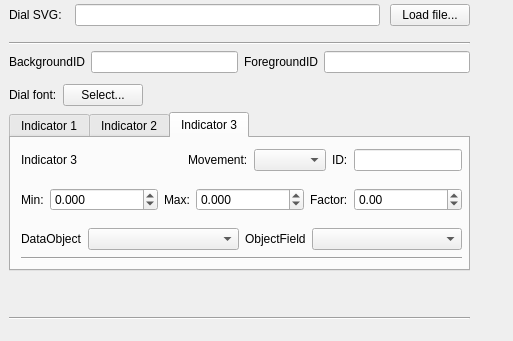
<?xml version="1.0" encoding="UTF-8"?>
<ui version="4.0">
 <class>AirspeedGadgetOptionsPage</class>
 <widget class="QWidget" name="AirspeedGadgetOptionsPage">
  <property name="geometry">
   <rect>
    <x>0</x>
    <y>0</y>
    <width>513</width>
    <height>341</height>
   </rect>
  </property>
  <property name="sizePolicy">
   <sizepolicy hsizetype="Expanding" vsizetype="Expanding">
    <horstretch>0</horstretch>
    <verstretch>0</verstretch>
   </sizepolicy>
  </property>
  <property name="windowTitle">
   <string>Form</string>
  </property>
  <widget class="QWidget" name="verticalLayoutWidget">
   <property name="geometry">
    <rect>
     <x>-1</x>
     <y>-1</y>
     <width>481</width>
     <height>331</height>
    </rect>
   </property>
   <layout class="QVBoxLayout" name="verticalLayout" stretch="0,0,0,0,0,0,0">
    <property name="sizeConstraint">
     <enum>QLayout::SetMinimumSize</enum>
    </property>
    <property name="leftMargin">
     <number>10</number>
    </property>
    <property name="topMargin">
     <number>5</number>
    </property>
    <property name="rightMargin">
     <number>10</number>
    </property>
    <property name="bottomMargin">
     <number>10</number>
    </property>
    <item>
     <layout class="QHBoxLayout" name="horizontalLayout" stretch="0,0,0">
      <property name="spacing">
       <number>10</number>
      </property>
      <property name="sizeConstraint">
       <enum>QLayout::SetMaximumSize</enum>
      </property>
      <property name="bottomMargin">
       <number>10</number>
      </property>
      <item>
       <widget class="QLabel" name="label">
        <property name="text">
         <string>Dial SVG: </string>
        </property>
       </widget>
      </item>
      <item>
       <widget class="QLineEdit" name="svgSourceFile"/>
      </item>
      <item>
       <widget class="QPushButton" name="loadFile">
        <property name="text">
         <string>Load file...</string>
        </property>
       </widget>
      </item>
     </layout>
    </item>
    <item>
     <widget class="Line" name="line">
      <property name="orientation">
       <enum>Qt::Horizontal</enum>
      </property>
     </widget>
    </item>
    <item>
     <layout class="QHBoxLayout" name="horizontalLayout_2">
      <item>
       <widget class="QLabel" name="label_2">
        <property name="text">
         <string>BackgroundID</string>
        </property>
       </widget>
      </item>
      <item>
       <widget class="QLineEdit" name="backgroundID"/>
      </item>
      <item>
       <widget class="QLabel" name="label_3">
        <property name="text">
         <string>ForegroundID</string>
        </property>
       </widget>
      </item>
      <item>
       <widget class="QLineEdit" name="foregroundID"/>
      </item>
     </layout>
    </item>
    <item>
     <layout class="QHBoxLayout" name="horizontalLayout_12">
      <property name="topMargin">
       <number>5</number>
      </property>
      <item>
       <widget class="QLabel" name="label_28">
        <property name="text">
         <string>Dial font:</string>
        </property>
       </widget>
      </item>
      <item>
       <widget class="QPushButton" name="fontPicker">
        <property name="text">
         <string>Select...</string>
        </property>
       </widget>
      </item>
      <item>
       <spacer name="horizontalSpacer_4">
        <property name="orientation">
         <enum>Qt::Horizontal</enum>
        </property>
        <property name="sizeHint" stdset="0">
         <size>
          <width>40</width>
          <height>20</height>
         </size>
        </property>
       </spacer>
      </item>
     </layout>
    </item>
    <item>
     <widget class="QTabWidget" name="tabWidget">
      <property name="sizePolicy">
       <sizepolicy hsizetype="MinimumExpanding" vsizetype="MinimumExpanding">
        <horstretch>0</horstretch>
        <verstretch>0</verstretch>
       </sizepolicy>
      </property>
      <property name="currentIndex">
       <number>2</number>
      </property>
      <widget class="QWidget" name="tab">
       <attribute name="title">
        <string>Indicator 1</string>
       </attribute>
       <widget class="QWidget" name="layoutWidget">
        <property name="geometry">
         <rect>
          <x>10</x>
          <y>10</y>
          <width>441</width>
          <height>121</height>
         </rect>
        </property>
        <layout class="QVBoxLayout" name="verticalLayout_2">
         <property name="spacing">
          <number>4</number>
         </property>
         <property name="rightMargin">
          <number>0</number>
         </property>
         <property name="bottomMargin">
          <number>4</number>
         </property>
         <item>
          <layout class="QHBoxLayout" name="horizontalLayout_5">
           <item>
            <widget class="QLabel" name="label_4">
             <property name="text">
              <string>Indicator 1</string>
             </property>
            </widget>
           </item>
           <item>
            <spacer name="horizontalSpacer">
             <property name="orientation">
              <enum>Qt::Horizontal</enum>
             </property>
             <property name="sizeHint" stdset="0">
              <size>
               <width>40</width>
               <height>20</height>
              </size>
             </property>
            </spacer>
           </item>
           <item>
            <widget class="QLabel" name="label_12">
             <property name="text">
              <string>Movement:</string>
             </property>
            </widget>
           </item>
           <item>
            <widget class="QComboBox" name="moveNeedle1"/>
           </item>
           <item>
            <widget class="QLabel" name="label_5">
             <property name="text">
              <string>ID:</string>
             </property>
            </widget>
           </item>
           <item>
            <widget class="QLineEdit" name="needle1ID">
             <property name="sizePolicy">
              <sizepolicy hsizetype="MinimumExpanding" vsizetype="Fixed">
               <horstretch>0</horstretch>
               <verstretch>0</verstretch>
              </sizepolicy>
             </property>
             <property name="minimumSize">
              <size>
               <width>50</width>
               <height>0</height>
              </size>
             </property>
             <property name="maximumSize">
              <size>
               <width>16777215</width>
               <height>16777215</height>
              </size>
             </property>
            </widget>
           </item>
          </layout>
         </item>
         <item>
          <layout class="QHBoxLayout" name="horizontalLayout_3">
           <property name="topMargin">
            <number>10</number>
           </property>
           <item>
            <widget class="QLabel" name="label_6">
             <property name="text">
              <string>Min:</string>
             </property>
            </widget>
           </item>
           <item>
            <widget class="QDoubleSpinBox" name="needle1Min">
             <property name="sizePolicy">
              <sizepolicy hsizetype="MinimumExpanding" vsizetype="Fixed">
               <horstretch>0</horstretch>
               <verstretch>0</verstretch>
              </sizepolicy>
             </property>
             <property name="decimals">
              <number>3</number>
             </property>
             <property name="minimum">
              <double>-100000.000000000000000</double>
             </property>
             <property name="maximum">
              <double>100000.000000000000000</double>
             </property>
            </widget>
           </item>
           <item>
            <widget class="QLabel" name="label_7">
             <property name="text">
              <string>Max:</string>
             </property>
            </widget>
           </item>
           <item>
            <widget class="QDoubleSpinBox" name="needle1Max">
             <property name="sizePolicy">
              <sizepolicy hsizetype="MinimumExpanding" vsizetype="Fixed">
               <horstretch>0</horstretch>
               <verstretch>0</verstretch>
              </sizepolicy>
             </property>
             <property name="decimals">
              <number>3</number>
             </property>
             <property name="minimum">
              <double>-100000.000000000000000</double>
             </property>
             <property name="maximum">
              <double>100000.000000000000000</double>
             </property>
            </widget>
           </item>
           <item>
            <widget class="QLabel" name="label_10">
             <property name="text">
              <string>Factor:</string>
             </property>
            </widget>
           </item>
           <item>
            <widget class="QDoubleSpinBox" name="factor1">
             <property name="sizePolicy">
              <sizepolicy hsizetype="MinimumExpanding" vsizetype="Fixed">
               <horstretch>0</horstretch>
               <verstretch>0</verstretch>
              </sizepolicy>
             </property>
             <property name="minimum">
              <double>-100000.000000000000000</double>
             </property>
             <property name="maximum">
              <double>100000.000000000000000</double>
             </property>
            </widget>
           </item>
          </layout>
         </item>
         <item>
          <layout class="QHBoxLayout" name="horizontalLayout_4">
           <property name="topMargin">
            <number>10</number>
           </property>
           <item>
            <widget class="QLabel" name="label_8">
             <property name="text">
              <string>DataObject</string>
             </property>
            </widget>
           </item>
           <item>
            <widget class="QComboBox" name="uavObject1">
             <property name="sizePolicy">
              <sizepolicy hsizetype="Expanding" vsizetype="Fixed">
               <horstretch>0</horstretch>
               <verstretch>0</verstretch>
              </sizepolicy>
             </property>
            </widget>
           </item>
           <item>
            <widget class="QLabel" name="label_9">
             <property name="text">
              <string>ObjectField</string>
             </property>
            </widget>
           </item>
           <item>
            <widget class="QComboBox" name="objectField1">
             <property name="sizePolicy">
              <sizepolicy hsizetype="Expanding" vsizetype="Fixed">
               <horstretch>0</horstretch>
               <verstretch>0</verstretch>
              </sizepolicy>
             </property>
            </widget>
           </item>
          </layout>
         </item>
         <item>
          <widget class="Line" name="line_2">
           <property name="orientation">
            <enum>Qt::Horizontal</enum>
           </property>
          </widget>
         </item>
        </layout>
       </widget>
      </widget>
      <widget class="QWidget" name="tab_2">
       <attribute name="title">
        <string>Indicator 2</string>
       </attribute>
       <widget class="QWidget" name="layoutWidget">
        <property name="geometry">
         <rect>
          <x>10</x>
          <y>10</y>
          <width>441</width>
          <height>121</height>
         </rect>
        </property>
        <layout class="QVBoxLayout" name="verticalLayout_4">
         <property name="rightMargin">
          <number>0</number>
         </property>
         <property name="bottomMargin">
          <number>4</number>
         </property>
         <item>
          <layout class="QHBoxLayout" name="horizontalLayout_6">
           <item>
            <widget class="QLabel" name="label_16">
             <property name="text">
              <string>Indicator 2</string>
             </property>
            </widget>
           </item>
           <item>
            <spacer name="horizontalSpacer_2">
             <property name="orientation">
              <enum>Qt::Horizontal</enum>
             </property>
             <property name="sizeHint" stdset="0">
              <size>
               <width>40</width>
               <height>20</height>
              </size>
             </property>
            </spacer>
           </item>
           <item>
            <widget class="QLabel" name="label_13">
             <property name="text">
              <string>Movement:</string>
             </property>
            </widget>
           </item>
           <item>
            <widget class="QComboBox" name="moveNeedle2"/>
           </item>
           <item>
            <widget class="QLabel" name="label_17">
             <property name="text">
              <string>ID:</string>
             </property>
            </widget>
           </item>
           <item>
            <widget class="QLineEdit" name="needle2ID">
             <property name="sizePolicy">
              <sizepolicy hsizetype="MinimumExpanding" vsizetype="Fixed">
               <horstretch>0</horstretch>
               <verstretch>0</verstretch>
              </sizepolicy>
             </property>
            </widget>
           </item>
          </layout>
         </item>
         <item>
          <layout class="QHBoxLayout" name="horizontalLayout_7">
           <property name="topMargin">
            <number>10</number>
           </property>
           <item>
            <widget class="QLabel" name="label_18">
             <property name="text">
              <string>Min:</string>
             </property>
            </widget>
           </item>
           <item>
            <widget class="QDoubleSpinBox" name="needle2Min">
             <property name="sizePolicy">
              <sizepolicy hsizetype="MinimumExpanding" vsizetype="Fixed">
               <horstretch>0</horstretch>
               <verstretch>0</verstretch>
              </sizepolicy>
             </property>
             <property name="decimals">
              <number>3</number>
             </property>
             <property name="minimum">
              <double>-10000.000000000000000</double>
             </property>
             <property name="maximum">
              <double>100000.000000000000000</double>
             </property>
            </widget>
           </item>
           <item>
            <widget class="QLabel" name="label_19">
             <property name="text">
              <string>Max:</string>
             </property>
            </widget>
           </item>
           <item>
            <widget class="QDoubleSpinBox" name="needle2Max">
             <property name="sizePolicy">
              <sizepolicy hsizetype="MinimumExpanding" vsizetype="Fixed">
               <horstretch>0</horstretch>
               <verstretch>0</verstretch>
              </sizepolicy>
             </property>
             <property name="decimals">
              <number>3</number>
             </property>
             <property name="minimum">
              <double>-100000.000000000000000</double>
             </property>
             <property name="maximum">
              <double>100000.000000000000000</double>
             </property>
            </widget>
           </item>
           <item>
            <widget class="QLabel" name="label_11">
             <property name="text">
              <string>Factor:</string>
             </property>
            </widget>
           </item>
           <item>
            <widget class="QDoubleSpinBox" name="factor2">
             <property name="sizePolicy">
              <sizepolicy hsizetype="MinimumExpanding" vsizetype="Fixed">
               <horstretch>0</horstretch>
               <verstretch>0</verstretch>
              </sizepolicy>
             </property>
             <property name="minimum">
              <double>-100000.000000000000000</double>
             </property>
             <property name="maximum">
              <double>100000.000000000000000</double>
             </property>
            </widget>
           </item>
          </layout>
         </item>
         <item>
          <layout class="QHBoxLayout" name="horizontalLayout_8">
           <property name="topMargin">
            <number>10</number>
           </property>
           <item>
            <widget class="QLabel" name="label_20">
             <property name="text">
              <string>DataObject</string>
             </property>
            </widget>
           </item>
           <item>
            <widget class="QComboBox" name="uavObject2">
             <property name="sizePolicy">
              <sizepolicy hsizetype="Expanding" vsizetype="Fixed">
               <horstretch>0</horstretch>
               <verstretch>0</verstretch>
              </sizepolicy>
             </property>
            </widget>
           </item>
           <item>
            <widget class="QLabel" name="label_21">
             <property name="text">
              <string>ObjectField</string>
             </property>
            </widget>
           </item>
           <item>
            <widget class="QComboBox" name="objectField2">
             <property name="sizePolicy">
              <sizepolicy hsizetype="Expanding" vsizetype="Fixed">
               <horstretch>0</horstretch>
               <verstretch>0</verstretch>
              </sizepolicy>
             </property>
            </widget>
           </item>
          </layout>
         </item>
         <item>
          <widget class="Line" name="line_4">
           <property name="orientation">
            <enum>Qt::Horizontal</enum>
           </property>
          </widget>
         </item>
        </layout>
       </widget>
      </widget>
      <widget class="QWidget" name="tab_3">
       <attribute name="title">
        <string>Indicator 3</string>
       </attribute>
       <widget class="QWidget" name="layoutWidget">
        <property name="geometry">
         <rect>
          <x>10</x>
          <y>10</y>
          <width>441</width>
          <height>121</height>
         </rect>
        </property>
        <layout class="QVBoxLayout" name="verticalLayout_5">
         <property name="rightMargin">
          <number>0</number>
         </property>
         <property name="bottomMargin">
          <number>4</number>
         </property>
         <item>
          <layout class="QHBoxLayout" name="horizontalLayout_9">
           <item>
            <widget class="QLabel" name="label_22">
             <property name="text">
              <string>Indicator 3</string>
             </property>
            </widget>
           </item>
           <item>
            <spacer name="horizontalSpacer_3">
             <property name="orientation">
              <enum>Qt::Horizontal</enum>
             </property>
             <property name="sizeHint" stdset="0">
              <size>
               <width>40</width>
               <height>20</height>
              </size>
             </property>
            </spacer>
           </item>
           <item>
            <widget class="QLabel" name="label_14">
             <property name="text">
              <string>Movement:</string>
             </property>
            </widget>
           </item>
           <item>
            <widget class="QComboBox" name="moveNeedle3"/>
           </item>
           <item>
            <widget class="QLabel" name="label_23">
             <property name="text">
              <string>ID:</string>
             </property>
            </widget>
           </item>
           <item>
            <widget class="QLineEdit" name="needle3ID">
             <property name="sizePolicy">
              <sizepolicy hsizetype="MinimumExpanding" vsizetype="Fixed">
               <horstretch>0</horstretch>
               <verstretch>0</verstretch>
              </sizepolicy>
             </property>
            </widget>
           </item>
          </layout>
         </item>
         <item>
          <layout class="QHBoxLayout" name="horizontalLayout_10">
           <property name="topMargin">
            <number>10</number>
           </property>
           <item>
            <widget class="QLabel" name="label_24">
             <property name="text">
              <string>Min:</string>
             </property>
            </widget>
           </item>
           <item>
            <widget class="QDoubleSpinBox" name="needle3Min">
             <property name="sizePolicy">
              <sizepolicy hsizetype="MinimumExpanding" vsizetype="Fixed">
               <horstretch>0</horstretch>
               <verstretch>0</verstretch>
              </sizepolicy>
             </property>
             <property name="decimals">
              <number>3</number>
             </property>
             <property name="minimum">
              <double>-10000.000000000000000</double>
             </property>
             <property name="maximum">
              <double>100000.000000000000000</double>
             </property>
            </widget>
           </item>
           <item>
            <widget class="QLabel" name="label_25">
             <property name="text">
              <string>Max:</string>
             </property>
            </widget>
           </item>
           <item>
            <widget class="QDoubleSpinBox" name="needle3Max">
             <property name="sizePolicy">
              <sizepolicy hsizetype="MinimumExpanding" vsizetype="Fixed">
               <horstretch>0</horstretch>
               <verstretch>0</verstretch>
              </sizepolicy>
             </property>
             <property name="decimals">
              <number>3</number>
             </property>
             <property name="minimum">
              <double>-100000.000000000000000</double>
             </property>
             <property name="maximum">
              <double>100000.000000000000000</double>
             </property>
            </widget>
           </item>
           <item>
            <widget class="QLabel" name="label_15">
             <property name="text">
              <string>Factor:</string>
             </property>
            </widget>
           </item>
           <item>
            <widget class="QDoubleSpinBox" name="factor3">
             <property name="sizePolicy">
              <sizepolicy hsizetype="MinimumExpanding" vsizetype="Fixed">
               <horstretch>0</horstretch>
               <verstretch>0</verstretch>
              </sizepolicy>
             </property>
             <property name="minimum">
              <double>-100000.000000000000000</double>
             </property>
             <property name="maximum">
              <double>100000.000000000000000</double>
             </property>
            </widget>
           </item>
          </layout>
         </item>
         <item>
          <layout class="QHBoxLayout" name="horizontalLayout_11">
           <property name="topMargin">
            <number>10</number>
           </property>
           <item>
            <widget class="QLabel" name="label_26">
             <property name="text">
              <string>DataObject</string>
             </property>
            </widget>
           </item>
           <item>
            <widget class="QComboBox" name="uavObject3">
             <property name="sizePolicy">
              <sizepolicy hsizetype="Expanding" vsizetype="Fixed">
               <horstretch>0</horstretch>
               <verstretch>0</verstretch>
              </sizepolicy>
             </property>
            </widget>
           </item>
           <item>
            <widget class="QLabel" name="label_27">
             <property name="text">
              <string>ObjectField</string>
             </property>
            </widget>
           </item>
           <item>
            <widget class="QComboBox" name="objectField3">
             <property name="sizePolicy">
              <sizepolicy hsizetype="Expanding" vsizetype="Fixed">
               <horstretch>0</horstretch>
               <verstretch>0</verstretch>
              </sizepolicy>
             </property>
            </widget>
           </item>
          </layout>
         </item>
         <item>
          <widget class="Line" name="line_6">
           <property name="orientation">
            <enum>Qt::Horizontal</enum>
           </property>
          </widget>
         </item>
        </layout>
       </widget>
      </widget>
     </widget>
    </item>
    <item>
     <spacer name="verticalSpacer">
      <property name="orientation">
       <enum>Qt::Vertical</enum>
      </property>
      <property name="sizeType">
       <enum>QSizePolicy::Minimum</enum>
      </property>
      <property name="sizeHint" stdset="0">
       <size>
        <width>20</width>
        <height>40</height>
       </size>
      </property>
     </spacer>
    </item>
    <item>
     <widget class="Line" name="line_5">
      <property name="orientation">
       <enum>Qt::Horizontal</enum>
      </property>
     </widget>
    </item>
   </layout>
  </widget>
 </widget>
 <resources/>
 <connections/>
</ui>
